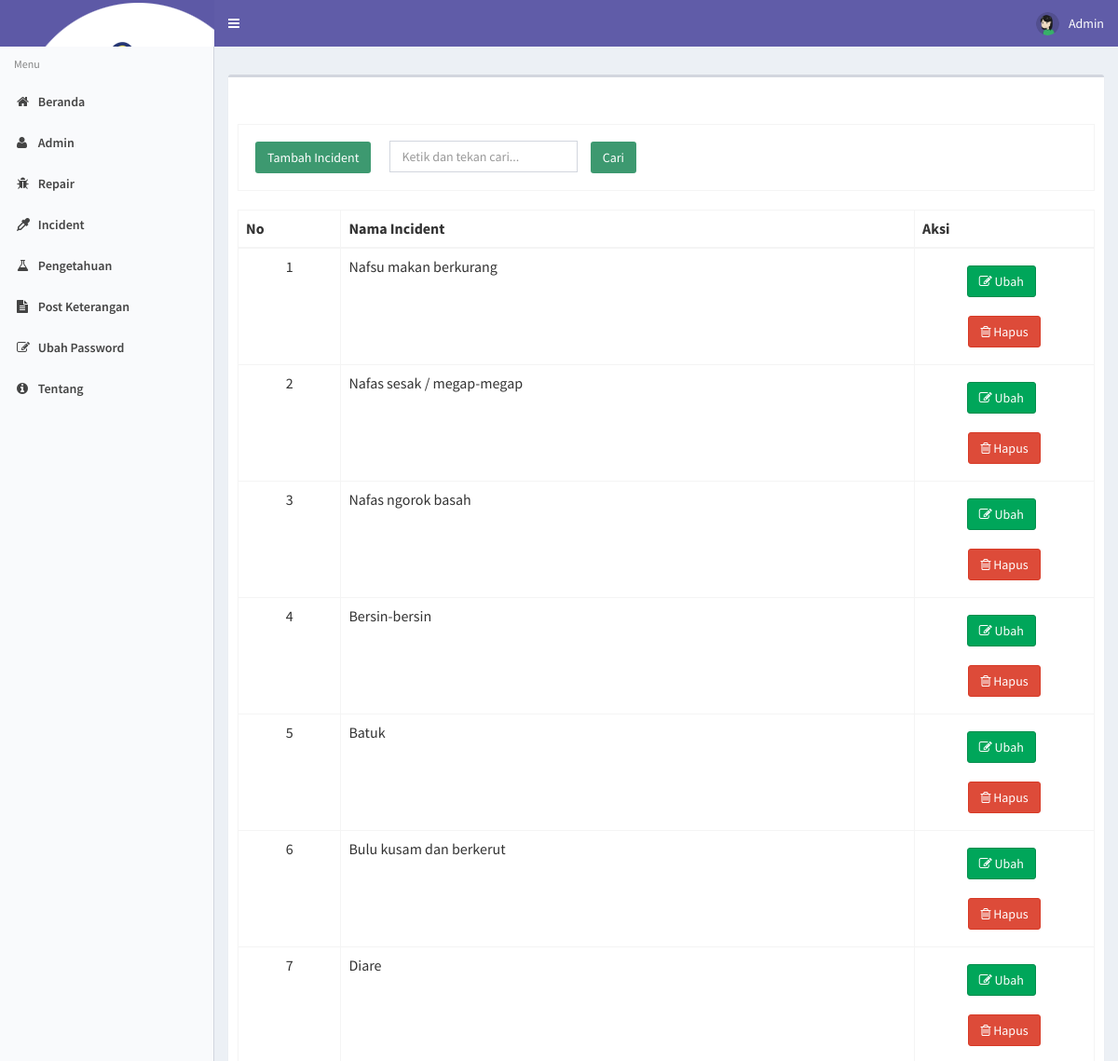
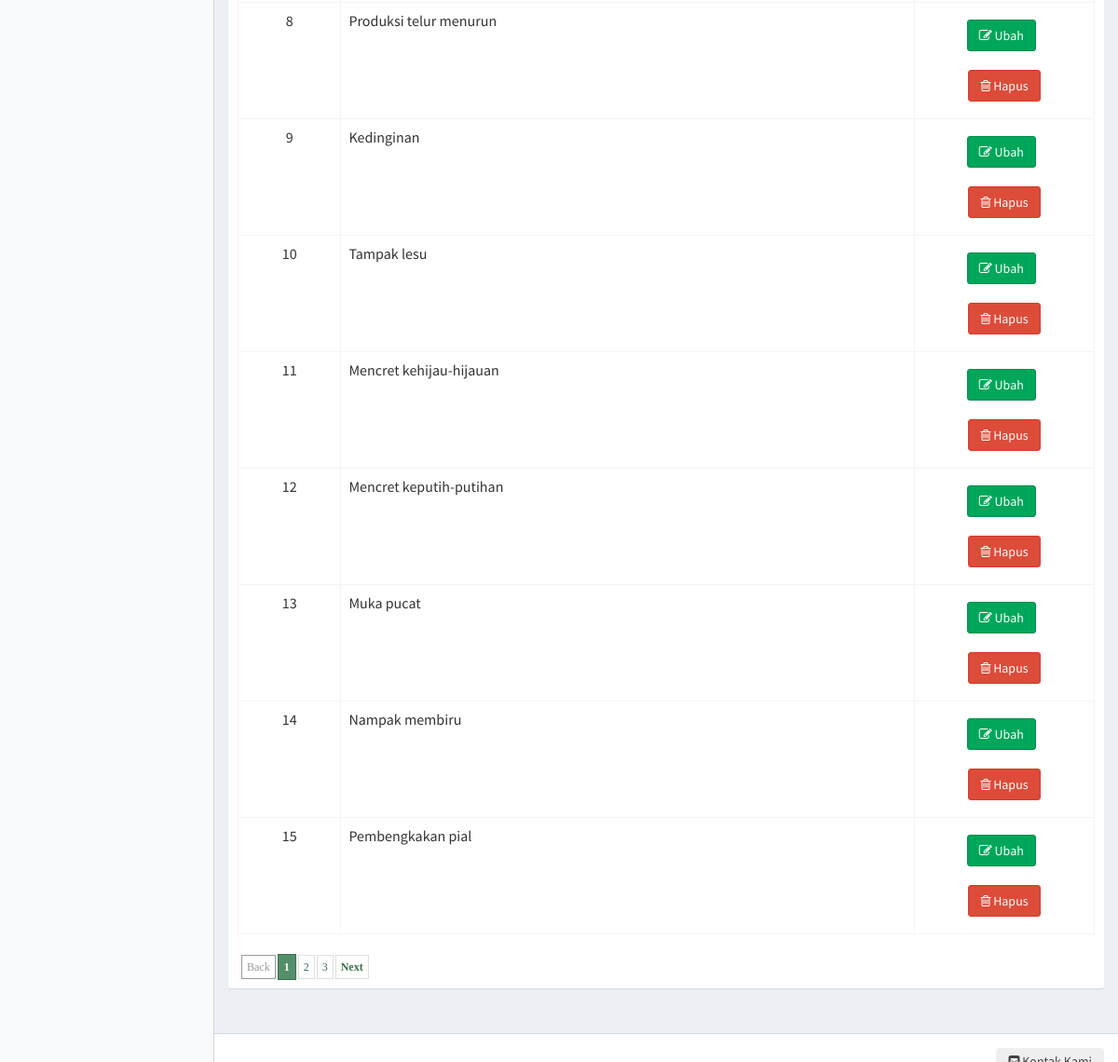
Page /incident (signed in) on the committed database (2 pictures, top to bottom).
### tables this page shows
CREATE TABLE `incident` (
  `kode_incident` int(11) NOT NULL,
  `nama_incident` varchar(50) NOT NULL
);

### modul/incident/incident.php (the view, shortened to what this page needs)
<?php
if (!(isset($_SESSION['username']) && isset($_SESSION['password']))) {
    header('location:index.php');
    exit();
} else {
    ?>
<?php
$aksi="modul/incident/aksi_incident.php";
$act = $_GET['act'] ?? '';
switch($act){
  default:
  $offset = $_GET['offset'] ?? 0;
	$limit = 15;
  $tampil = mysqli_query($conn, "SELECT * FROM incident ORDER BY kode_incident");
	echo "<form method=POST action='?module=incident' name=text_form onsubmit='return Blank_TextField_Validator_Cari()'>
          <br><br><table class='table table-bordered'>
		  <tr><td><input class='btn bg-olive margin' type=button name=tambah value='Tambah Incident' onclick=\"window.location.href='incident/tambahincident';\"><input type=text name='keyword' style='margin-left: 10px;' placeholder='Ketik dan tekan cari...' class='form-control' value='$_POST[keyword]' /> <input class='btn bg-olive margin' type=submit value='   Cari   ' name=Go></td> </tr>
          </table></form>";
		  $baris = mysqli_num_rows($tampil);
	if (isset($_POST['Go'])){
			$numrows = mysqli_num_rows(mysqli_query($conn, "SELECT * FROM incident where nama_incident like '%$_POST[keyword]%'"));
			if ($numrows > 0){
				echo "<div class='alert alert-success alert-dismissible'>
                <h4><i class='icon fa fa-check'></i> Sukses!</h4>
                Incident yang anda cari di temukan.
              </div>";
				$i = 1;
	echo" <table class='table table-bordered' style='overflow-x=auto' cellpadding='0' cellspacing='0'>
          <thead>
            <tr>
              <th>No</th>
              <th>Nama Incident</th>
              <th width='21%'>Aksi</th>
            </tr>
          </thead>
		  <tbody>";
	$hasil = mysqli_query($conn, "SELECT * FROM incident where nama_incident like '%$_POST[keyword]%'");
	$no = 1;
	$counter = 1;
    while ($r = mysqli_fetch_array($hasil)){
	if ($counter % 2 == 0) $warna = "dark";
	else $warna = "light";
       echo "<tr class='".$warna."'>
			 <td align=center>$no</td>
			 <td>$r[nama_incident]</td>
			 <td align=center><a type='button' class='btn btn-success margin' href=incident/editincident/$r[kode_incident]><i class='fa fa-pencil-square-o' aria-hidden='true'></i> Ubah </a> &nbsp;
	          <a type='button' class='btn btn-danger margin' href=\"JavaScript: confirmIt('Anda yakin akan menghapusnya ?','$aksi?module=incident&act=hapus&id=$r[kode_incident]','','','','u','n','Self','Self')\" onMouseOver=\"self.status=''; return true\" onMouseOut=\"self.status=''; return true\"><i class='fa fa-trash-o' aria-hidden='true'></i> Hapus</a>
             </td></tr>";
      $no++;
	  $counter++;
    }
    echo "</tbody></table>";
			}
			else{
				echo "<div class='alert alert-danger alert-dismissible'>
                <h4><i class='icon fa fa-ban'></i> Gagal!</h4>
                Maaf, Incident yang anda cari tidak ditemukan , silahkan inputkan dengan benar dan cari kembali.
              </div>";
			}
		}else{
	if($baris > 0){
	echo" <table class='table table-bordered' style='overflow-x=auto' cellpadding='0' cellspacing='0'>
          <thead>
            <tr>
              <th>No</th>
              <th>Nama Incident</th>
              <th width='21%'>Aksi</th>
            </tr>
          </thead>
		  <tbody>
		  ";
	$hasil = mysqli_query($conn, "SELECT * FROM incident ORDER BY kode_incident limit $offset, $limit");
	$no = 1 + $offset;
	$counter = 1;
    while ($r = mysqli_fetch_array($hasil)){
	if ($counter % 2 == 0) $warna = "dark";
	else $warna = "light";
       echo "<tr class='".$warna."'>
			 <td align=center>$no</td>
			 <td>$r[nama_incident]</td>
			 <td align=center>
			 <a type='button' class='btn btn-success margin' href=incident/editincident/$r[kode_incident]><i class='fa fa-pencil-square-o' aria-hidden='true'></i> Ubah </a> &nbsp;
	          <a type='button' class='btn btn-danger margin' href=\"JavaScript: confirmIt('Anda yakin akan menghapusnya ?','$aksi?module=incident&act=hapus&id=$r[kode_incident]','','','','u','n','Self','Self')\" onMouseOver=\"self.status=''; return true\" onMouseOut=\"self.status=''; return true\"><i class='fa fa-trash-o' aria-hidden='true'></i> Hapus</a>
             </td></tr>";
      $no++;
	  $counter++;
    }
    echo "</tbody></table>";
	echo "<div class=paging>";
	if ($offset != 0) {
		$prevoffset = $offset - 10;
		echo "<span class=prevnext> <a href=index.php?module=incident&offset=$prevoffset>Back</a></span>";
	}
	else {
		echo "<span class=disabled>Back</span>";
	}
	$halaman = intval($baris / $limit);
	if ($baris % $limit){
		$halaman++;
	}
	for($i = 1; $i <= $halaman; $i++){
		$newoffset = $limit * ($i - 1);
		if($offset != $newoffset){
			echo "<a href=index.php?module=incident&offset=$newoffset>$i</a>";
		}
		else {
			echo "<span class=current>".$i."</span>";
		}
	}
	if(!(($offset / $limit) + 1 == $halaman) && $halaman != 1){
		$newoffset = $offset + $limit;
		echo "<span class=prevnext><a href=index.php?module=incident&offset=$newoffset>Next</a>";
	}
	else {
		echo "<span class=disabled>Next</span>";
	}
	echo "</div>";
	}else{
	echo "<br><b>Data Kosong !</b>";
	}
	}
    break;
}
?>
<?php } ?>

### css/paging.css (style rules this page uses)
div.paging { padding:2px; margin:2px; text-align:left; font-family:Tahoma; font-size:12px; }
div.paging a { padding:5px 5px 5px 5px; margin-right:2px; border:1px solid #DEDFDE; text-decoration:none; color:#3a714e; }
div.paging span.current { padding:6px 6px 6px 6px; margin-right:2px; border:1px solid #3a714e; font-weight:bold; background-color:#558e6a; color:#FFFFFF; }
div.paging span.disabled { padding:5px 5px 5px 5px; margin-right:2px; border:1px solid #999999; color:#999999; }
div.paging span.prevnext { font-weight:bold; }

### css/style.css (style rules this page uses)
div.paging { margin-top: 25px; }

### rows in the picture
incident: nama_incident "Nafsu makan berkurang"
incident: nama_incident "Nafas sesak / megap-megap"
incident: nama_incident "Nafas ngorok basah"
incident: nama_incident "Bersin-bersin"
incident: nama_incident "Batuk"
incident: nama_incident "Bulu kusam dan berkerut"
incident: nama_incident "Diare"
incident: nama_incident "Produksi telur menurun"
incident: nama_incident "Kedinginan"
incident: nama_incident "Tampak lesu"
incident: nama_incident "Mencret kehijau-hijauan"
incident: nama_incident "Mencret keputih-putihan"
incident: nama_incident "Muka pucat"
incident: nama_incident "Nampak membiru"
incident: nama_incident "Pembengkakan pial"

### other values in the picture
$_SESSION['username'] "Admin"
